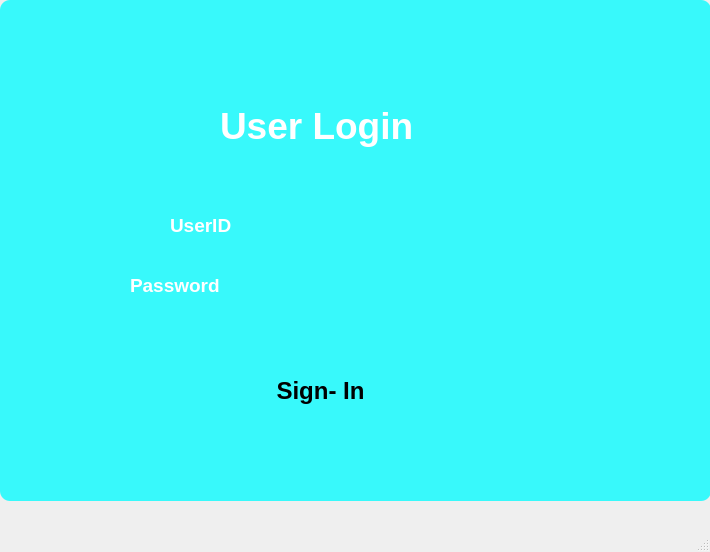
<?xml version="1.0" encoding="UTF-8"?>
<ui version="4.0">
 <class>Login_pg</class>
 <widget class="QMainWindow" name="Login_pg">
  <property name="geometry">
   <rect>
    <x>0</x>
    <y>0</y>
    <width>710</width>
    <height>552</height>
   </rect>
  </property>
  <property name="windowTitle">
   <string>Login details</string>
  </property>
  <widget class="QWidget" name="centralwidget">
   <widget class="QLabel" name="label">
    <property name="geometry">
     <rect>
      <x>0</x>
      <y>0</y>
      <width>711</width>
      <height>501</height>
     </rect>
    </property>
    <property name="styleSheet">
     <string notr="true">background-color: rgb(56, 249, 251);
border-radius: 10px</string>
    </property>
    <property name="text">
     <string/>
    </property>
    <property name="pixmap">
     <pixmap>picture3.jpg</pixmap>
    </property>
    <property name="scaledContents">
     <bool>true</bool>
    </property>
   </widget>
   <widget class="QLabel" name="label_2">
    <property name="geometry">
     <rect>
      <x>220</x>
      <y>100</y>
      <width>251</width>
      <height>51</height>
     </rect>
    </property>
    <property name="font">
     <font>
      <family>Arial</family>
      <pointsize>28</pointsize>
      <weight>75</weight>
      <bold>true</bold>
     </font>
    </property>
    <property name="autoFillBackground">
     <bool>false</bool>
    </property>
    <property name="styleSheet">
     <string notr="true">color: rgb(255, 255, 255);


</string>
    </property>
    <property name="text">
     <string>User Login</string>
    </property>
   </widget>
   <widget class="QLabel" name="label_3">
    <property name="geometry">
     <rect>
      <x>170</x>
      <y>210</y>
      <width>81</width>
      <height>31</height>
     </rect>
    </property>
    <property name="font">
     <font>
      <family>Arial</family>
      <pointsize>14</pointsize>
      <weight>75</weight>
      <bold>true</bold>
     </font>
    </property>
    <property name="styleSheet">
     <string notr="true">color: rgb(255, 255, 255);</string>
    </property>
    <property name="text">
     <string>UserID</string>
    </property>
   </widget>
   <widget class="QLabel" name="label_4">
    <property name="geometry">
     <rect>
      <x>130</x>
      <y>270</y>
      <width>111</width>
      <height>31</height>
     </rect>
    </property>
    <property name="font">
     <font>
      <family>Arial</family>
      <pointsize>14</pointsize>
      <weight>75</weight>
      <bold>true</bold>
     </font>
    </property>
    <property name="styleSheet">
     <string notr="true">color: rgb(255, 255, 255);</string>
    </property>
    <property name="text">
     <string>Password</string>
    </property>
   </widget>
   <widget class="QLineEdit" name="lineEdit">
    <property name="geometry">
     <rect>
      <x>280</x>
      <y>210</y>
      <width>251</width>
      <height>31</height>
     </rect>
    </property>
    <property name="styleSheet">
     <string notr="true">background-color: rgb(56, 249, 251);
border-radius: 10px;</string>
    </property>
   </widget>
   <widget class="QLineEdit" name="lineEdit_2">
    <property name="geometry">
     <rect>
      <x>280</x>
      <y>270</y>
      <width>251</width>
      <height>31</height>
     </rect>
    </property>
    <property name="styleSheet">
     <string notr="true">background-color: rgb(56, 249, 251);
border-radius: 10px;</string>
    </property>
    <property name="echoMode">
     <enum>QLineEdit::Password</enum>
    </property>
   </widget>
   <widget class="QLabel" name="label_6">
    <property name="geometry">
     <rect>
      <x>520</x>
      <y>0</y>
      <width>181</width>
      <height>71</height>
     </rect>
    </property>
    <property name="text">
     <string/>
    </property>
    <property name="pixmap">
     <pixmap>Picture1.png</pixmap>
    </property>
    <property name="scaledContents">
     <bool>true</bool>
    </property>
   </widget>
   <widget class="QPushButton" name="pushButton">
    <property name="geometry">
     <rect>
      <x>230</x>
      <y>370</y>
      <width>181</width>
      <height>41</height>
     </rect>
    </property>
    <property name="font">
     <font>
      <family>Arial</family>
      <pointsize>18</pointsize>
      <weight>75</weight>
      <bold>true</bold>
     </font>
    </property>
    <property name="styleSheet">
     <string notr="true">background-color: rgb(56, 249, 251);
color: rgb(0, 0, 0);
border-radius:20px;</string>
    </property>
    <property name="text">
     <string>Sign- In</string>
    </property>
   </widget>
  </widget>
  <widget class="QMenuBar" name="menubar">
   <property name="geometry">
    <rect>
     <x>0</x>
     <y>0</y>
     <width>710</width>
     <height>26</height>
    </rect>
   </property>
  </widget>
  <widget class="QStatusBar" name="statusbar"/>
 </widget>
 <resources/>
 <connections/>
</ui>
